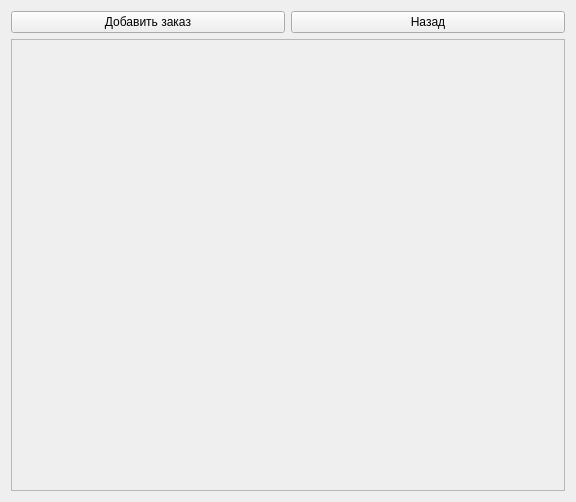
<?xml version="1.0" encoding="UTF-8"?>
<ui version="4.0">
 <class>Form</class>
 <widget class="QWidget" name="Form">
  <property name="geometry">
   <rect>
    <x>0</x>
    <y>0</y>
    <width>576</width>
    <height>502</height>
   </rect>
  </property>
  <property name="windowTitle">
   <string>Form</string>
  </property>
  <layout class="QVBoxLayout" name="verticalLayout">
   <item>
    <layout class="QHBoxLayout" name="horizontalLayout">
     <item>
      <widget class="QPushButton" name="pushButton_2">
       <property name="text">
        <string>Добавить заказ</string>
       </property>
      </widget>
     </item>
     <item>
      <widget class="QPushButton" name="pushButton">
       <property name="text">
        <string>Назад</string>
       </property>
      </widget>
     </item>
    </layout>
   </item>
   <item>
    <widget class="QScrollArea" name="scrollArea">
     <property name="widgetResizable">
      <bool>true</bool>
     </property>
     <widget class="QWidget" name="scrollAreaWidgetContents">
      <property name="geometry">
       <rect>
        <x>0</x>
        <y>0</y>
        <width>554</width>
        <height>446</height>
       </rect>
      </property>
      <layout class="QVBoxLayout" name="verticalLayout_2"/>
     </widget>
    </widget>
   </item>
  </layout>
 </widget>
 <resources/>
 <connections/>
</ui>
